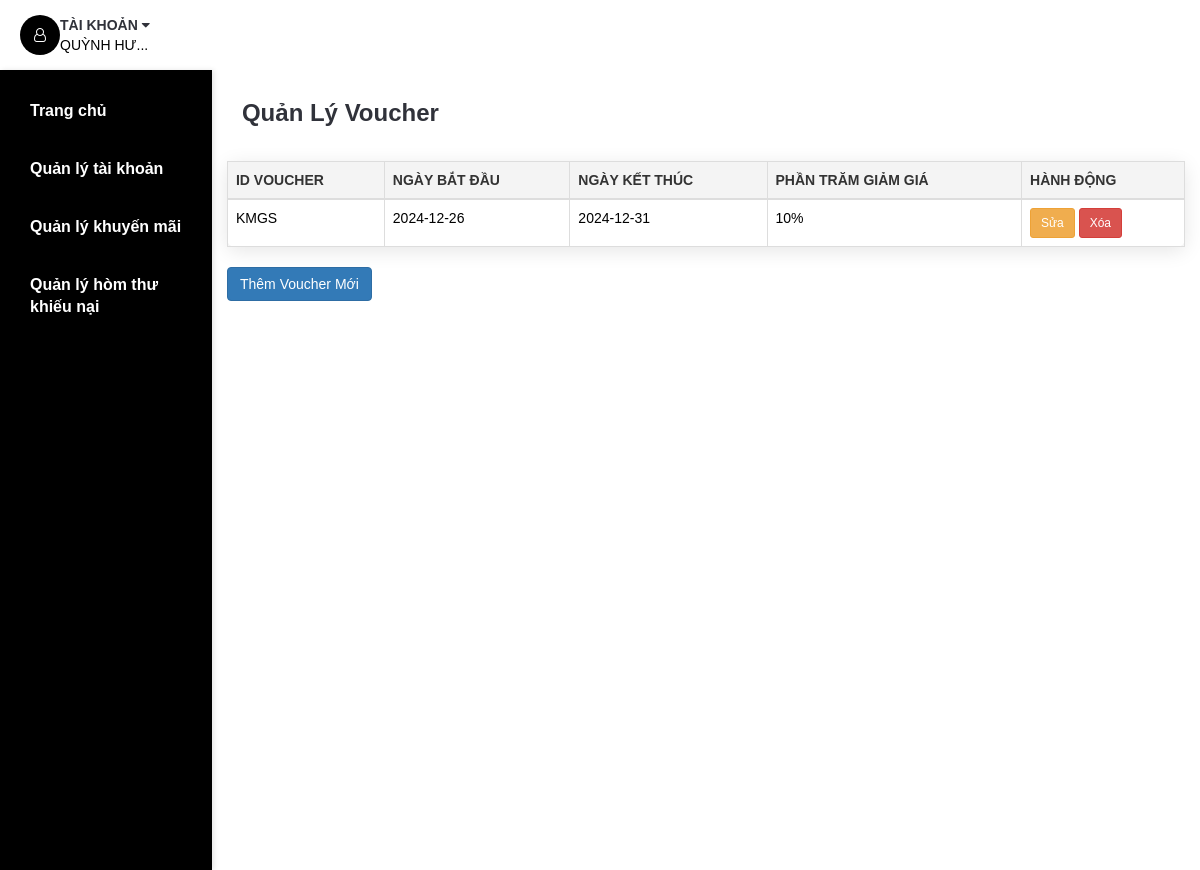
Before: /admin/admin-add-voucher.php (signed in) with the older database file.
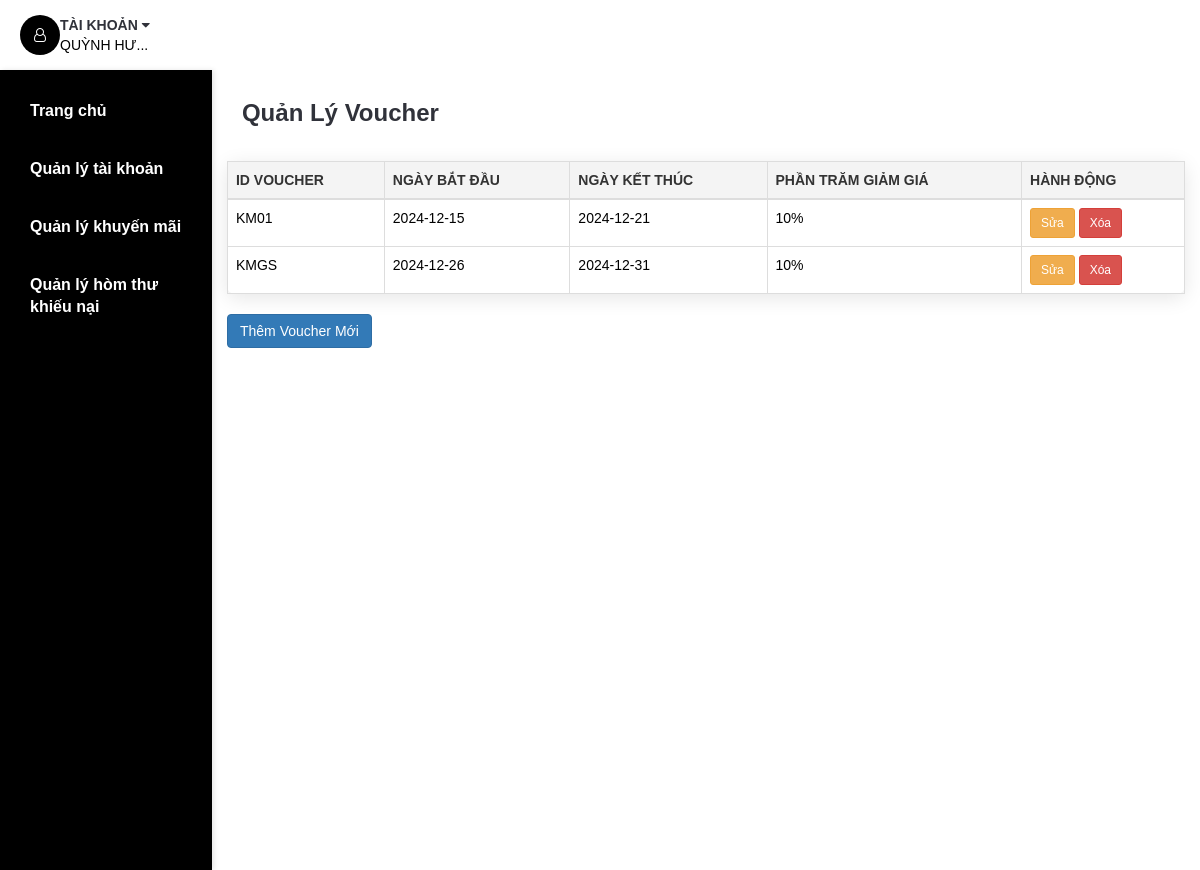
After: the same page with the newer database file.
### tables this page shows
CREATE TABLE `voucher` (
  `VoucherID` varchar(10) NOT NULL,
  `StartDate` date NOT NULL,
  `EndDate` date NOT NULL,
  `DiscountPercent` decimal(10,0) NOT NULL
);

### DataProvider.php (called while the page is built, shortened)
<?php
class DataProvider
{
	public static function executeQuery($sql)
	{
		require ('connectiondata.inc');
		if (!($connection = mysqli_connect($hostName,$username,$password,$databaseName)))
			die ("couldn't connect to localhost");
		mysqli_set_charset($connection, "utf8");
		$result = mysqli_query($connection, $sql);
		return $result;
	}
}
?>

### admin/admin-add-voucher.php (the view, shortened to what this page needs)
<?php
require_once('../DataProvider.php');
$sql_vouchers = "SELECT * FROM voucher";
$result_vouchers = DataProvider::executeQuery($sql_vouchers);
$vouchers = [];
while ($row = mysqli_fetch_assoc($result_vouchers)) {
    $vouchers[] = $row;
}
?>
<!DOCTYPE html>
<html lang="vi">
<head>
	<link type="text/css" rel="stylesheet" href="../css/bootstrap.min.css" />
	<link type="text/css" rel="stylesheet" href="../css/slick.css" />
	<link type="text/css" rel="stylesheet" href="../css/slick-theme.css" />
	<link type="text/css" rel="stylesheet" href="../css/nouislider.min.css" />
	<link rel="stylesheet" href="../css/font-awesome.min.css">
	<link type="text/css" rel="stylesheet" href="../css/style.css" />
	<link type="text/css" rel="stylesheet" href="../css/extrastyle.css">
	<link type="text/css" rel="stylesheet" href="../css/adminbonus.css">
</head>
<body>
	<header>
		<?php
			if($_SESSION['isLogin']==1)
			{
				require_once('../DataProvider.php');
			}
		?>
		<div id="header">
			<div class="container">
				<div class="pull-right">
					<ul class="header-btns">
						<?php include('php/account.php'); ?>
					</ul>
				</div>
			</div>
		</div>
	</header>
    <div class="section">
		<div class="container container-admin">
		    <?php include('php/navigationUsr.php') ?>
            <div class="row row-admin" style="padding: 15px;">
                <h3 class="mt-4" style="padding: 15px;">Quản Lý Voucher</h3>
                <table class="table table-bordered mt-4">
                    <thead>
                    <tr>
                        <th>ID Voucher</th>
                        <th>Ngày Bắt Đầu</th>
                        <th>Ngày Kết Thúc</th>
                        <th>Phần Trăm Giảm Giá</th>
                        <th>Hành Động</th>
                    </tr>
                    </thead>
                    <tbody>
                    <?php foreach ($vouchers as $voucher): ?>
                        <tr>
                            <td><?= $voucher['VoucherID'] ?></td>
                            <td><?= $voucher['StartDate'] ?></td>
                            <td><?= $voucher['EndDate'] ?></td>
                            <td><?= $voucher['DiscountPercent'] ?>%</td>
                            <td>
                                <button class="btn btn-warning btn-sm" onclick="editVoucher('<?= $voucher['VoucherID'] ?>', '<?= $voucher['StartDate'] ?>', '<?= $voucher['EndDate'] ?>', <?= $voucher['DiscountPercent'] ?>)">Sửa</button>
                                <form method="post" style="display:inline;" onsubmit="return confirm('Bạn có chắc chắn muốn xóa voucher này?');">
                                    <button type="submit" class="btn btn-danger btn-sm">Xóa</button>
                                </form>
                            </td>
                        </tr>
                    <?php endforeach; ?>
                    </tbody>
                </table>
                <button class="btn btn-primary mt-4" onclick="showAddVoucherModal()">Thêm Voucher Mới</button>
            </div>
        </div>
    </div>
    </body>
    </html>

Changed rows visible on the page:
added voucher: VoucherID "KM01", StartDate "2024-12-15", EndDate "2024-12-21", DiscountPercent "10"
